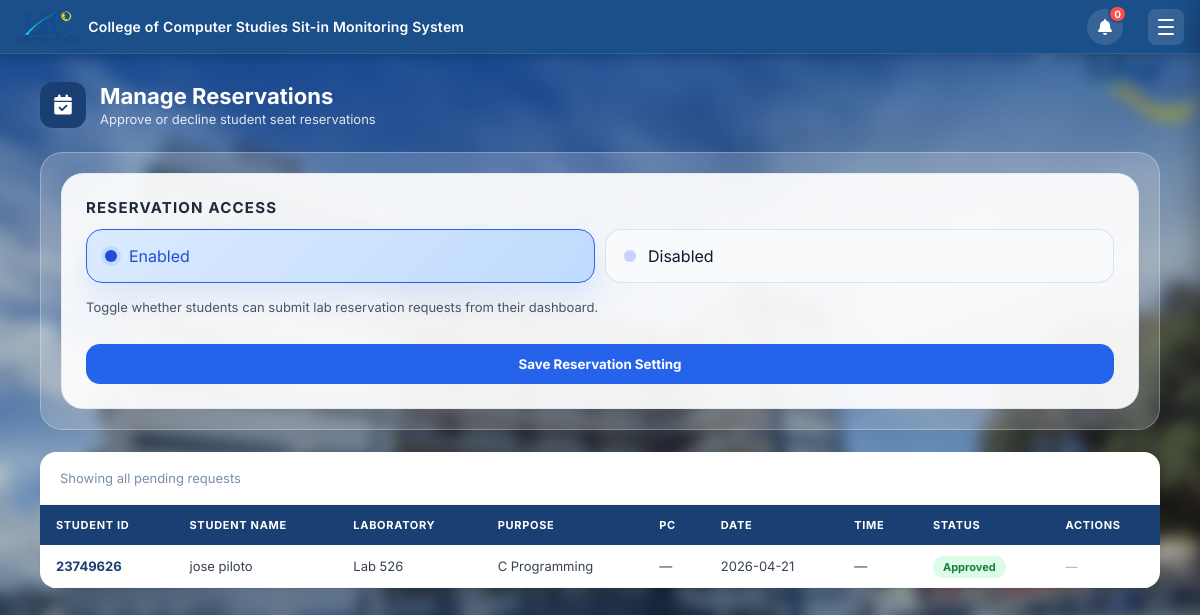
Before: /admin_reservations (signed in) with the older database file.
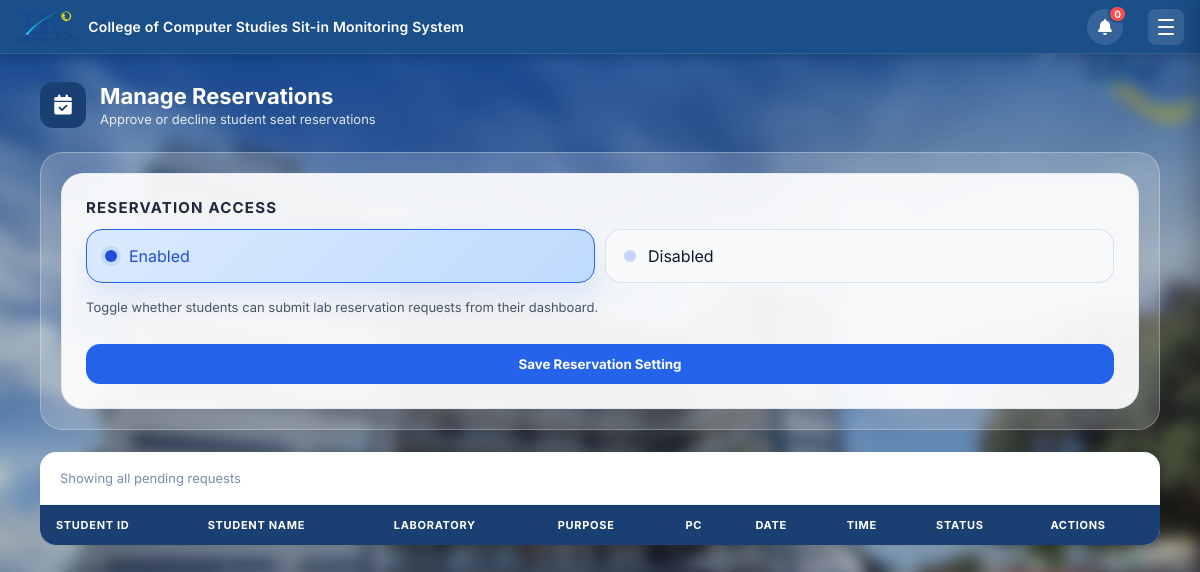
After: the same page with the newer database file.
### tables this page shows
CREATE TABLE reservations (
            id INTEGER PRIMARY KEY AUTOINCREMENT,
            id_number TEXT NOT NULL,
            res_date TEXT NOT NULL,
            res_lab TEXT NOT NULL,
            res_purpose TEXT NOT NULL,
            selected_pc TEXT DEFAULT '',
            res_time TEXT DEFAULT '',
            status TEXT DEFAULT 'Pending'
        );

### app.py (the view)
@app.route('/admin_reservations')
def admin_reservations():
    if 'user_id' not in session or session.get('role') != 'admin':
        return redirect(url_for('home'))
    conn = get_db_connection()
    cur  = conn.cursor()
    cur.execute("""
        SELECT r.*, u.firstname, u.lastname
        FROM reservations r
        LEFT JOIN (
            SELECT id_number, MAX(firstname) as firstname, MAX(lastname) as lastname
            FROM users
            GROUP BY id_number
        ) u ON r.id_number = u.id_number
        ORDER BY r.id DESC
    """)
    records = cur.fetchall()
    reservations_enabled = get_setting(conn, 'reservations_enabled', 'Enabled')
    feedback_enabled     = get_setting(conn, 'feedback_enabled',     'Enabled')
    conn.close()
    return render_template('admin_reservations.html', records=records,
        reservations_enabled=reservations_enabled, feedback_enabled=feedback_enabled)

### app.py (called while the page is built)
def get_db_connection():
    if USE_PG:
        conn = psycopg2.connect(DATABASE_URL, cursor_factory=psycopg2.extras.RealDictCursor)
        conn.autocommit = False
        return conn
    else:
        conn = sqlite3.connect(DB_PATH)
        conn.row_factory = sqlite3.Row
        return conn

def get_setting(conn, key, default=None):
    row = conn.cursor() if USE_PG else conn
    cur = conn.cursor()
    cur.execute(f"SELECT value FROM app_settings WHERE key = {PH}", (key,))
    result = cur.fetchone()
    return result['value'] if result else default

@app.context_processor
def inject_navbar_title():
    def get_navbar_title():
        return "College of Computer Studies Sit-in Monitoring System"
    return dict(get_navbar_title=get_navbar_title)

### templates/admin_reservations.html (shortened to what the changed rows need)
<!DOCTYPE html>
<html lang="en">
<head>
    <link rel="stylesheet" href="{{ url_for('static', filename='style.css') }}">
    <link rel="stylesheet" href="{{ url_for('static', filename='admin.css') }}">
    <link rel="stylesheet" href="https://cdnjs.cloudflare.com/ajax/libs/font-awesome/6.0.0/css/all.min.css">
</head>
<body class="admin-page">
    <div class="admin-container">
        <div class="page-header">
            <div>
                <h1>Manage Reservations</h1>
            </div>
        </div>
        <div class="card">
            <div style="overflow-x: auto;">
                <table class="modern-table">
                    <thead>
                        <tr>
                            <th>Student ID</th>
                            <th>Student Name</th>
                            <th>Laboratory</th>
                            <th>Purpose</th>
                            <th>PC</th>
                            <th>Date</th>
                            <th>Time</th>
                            <th>Status</th>
                            <th>Actions</th>
                        </tr>
                    </thead>
                    <tbody>
                        {% for row in records %}
                        <tr>
                            <td style="font-weight:700; color:#1a3f72;">{{ row['id_number'] }}</td>
                            <td>{{ row['firstname'] }} {{ row['lastname'] }}</td>
                            <td>{{ row['res_lab'] }}</td>
                            <td>{{ row['res_purpose'] }}</td>
                            <td>{{ row['selected_pc'] if row['selected_pc'] else '—' }}</td>
                            <td>{{ row['res_date'] }}</td>
                            <td>{{ row['res_time'] if row['res_time'] else '—' }}</td>
                            <td>
                                {% if row['status'] == 'Pending' %}
                                    <span class="status-pending">Pending</span>
                                {% elif row['status'] == 'Approved' %}
                                    <span class="status-approved">Approved</span>
                                {% elif row['status'] == 'Declined' %}
                                    <span class="status-declined">Declined</span>
                                {% else %}
                                    <span class="status-pending">{{ row['status'] }}</span>
                                {% endif %}
                            </td>
                            <td>
                                {% if row['status'] == 'Pending' %}
                                <form action="/process_reservation/{{ row['id'] }}/approve" method="POST" style="display:inline;">
                                    <button type="submit" class="btn-action btn-approve" title="Approve"><i class="fas fa-check"></i></button>
                                </form>
                                <form action="/process_reservation/{{ row['id'] }}/decline" method="POST" style="display:inline;">
                                    <button type="submit" class="btn-action btn-decline" title="Decline"><i class="fas fa-times"></i></button>
                                </form>
                                {% else %}
                                <span style="color:#aaa; font-size:12px;">—</span>
                                {% endif %}
                            </td>
                        </tr>
                        {% endfor %}
                    </tbody>
                </table>
            </div>
        </div>
    </div>
</body>
</html>

Changed rows visible on the page:
removed reservations: id_number "23749626", firstname "jose", lastname "piloto", res_lab "Lab 526", res_purpose "C Programming", row "—", res_date "2026-04-21", status "Approved"
